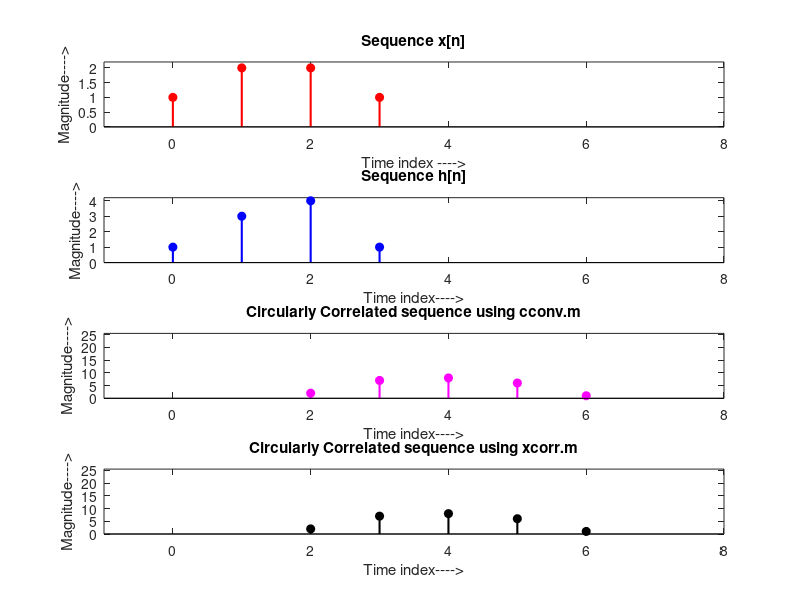

Write the MATLAB code that produced this figure.

% V8_4  Computing Circular Correlation

%%% Developed by Dr. M. Venu Gopala Rao, 
%%% Email: mvgr03@kluniversity.in,  mvgr03@gmail.com,

% -----------------------------------------------------------------------

clear all; close all; clc;

x = [1 2 2 1]+1i; h = [1 3 4 1]-2*1i;
N = max(length(x),length(h));
n = 0:N-1;

y = cconv(x,conj(fliplr(h)),7);	% Compute Correlation using cconv;
z = xcorr(x,h);				% Compute using xcorr

M = length(x)+length(h)-1;
m = 0:M-1;

figure();
subplot(4,1,1); stem(0:length(x)-1,x,'r','fill','LineWidth',1.5);
xlabel('Time index ---->'); ylabel('Magnitude---->');
title('Sequence x[n]'); axis([-1 8 0  2.2]);

subplot(4,1,2); stem(0:length(h)-1,h,'b','fill','LineWidth',1.5);
xlabel('Time index---->'); ylabel('Magnitude---->');
title('Sequence h[n]'); axis([-1 8 0 4.2]);

subplot(4,1,3); stem(y,'m','fill','LineWidth',1.5);
xlabel('Time index---->'); ylabel('Magnitude---->');
title('Circularly Correlated sequence using cconv.m');axis([-1 8 0 max(abs(y))+3]);

subplot(4,1,4); stem(z,'k','fill','LineWidth',1.5);
xlabel('Time index---->'); ylabel('Magnitude---->');
title('Circularly Correlated sequence using xcorr.m')
axis([-1 8 0 max(abs(z))+3]);

norm(y-z)
